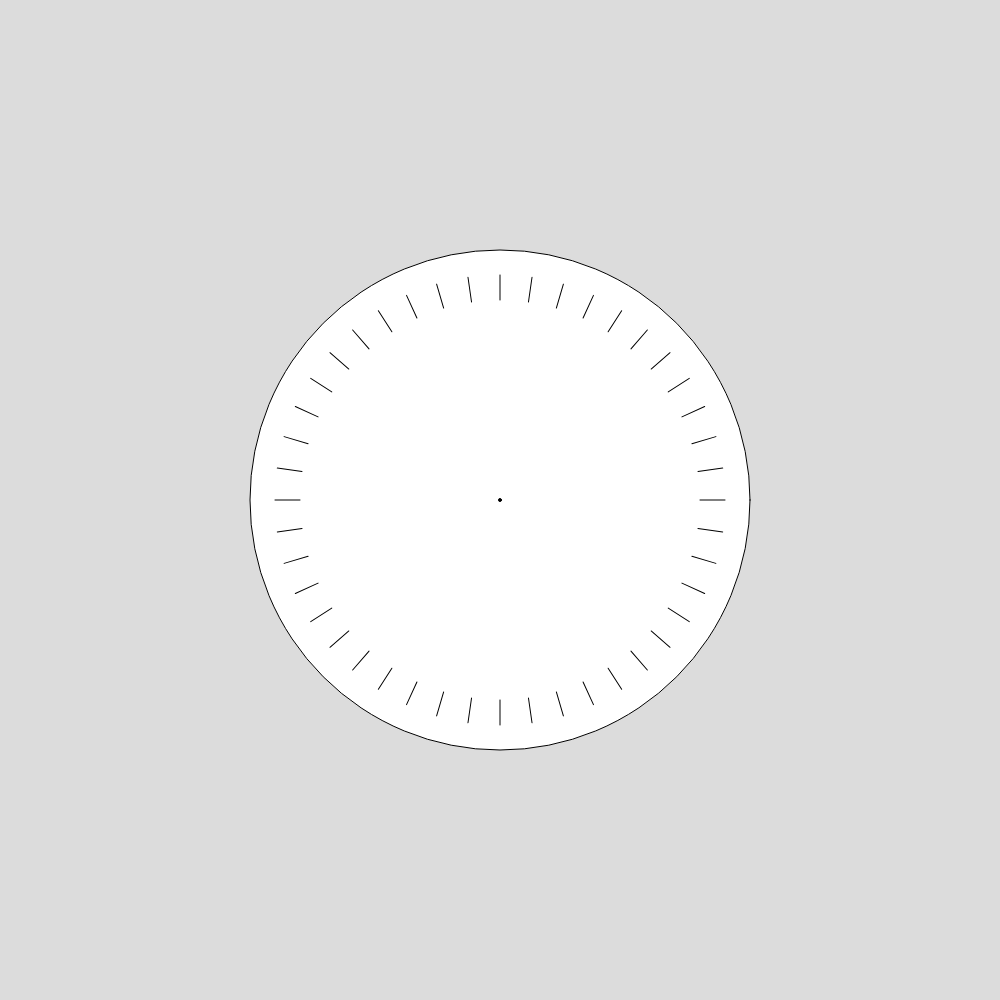
Frame 1 (no input)
Frame 60 (no input): identical to frame 1, image omitted
Frame 120 (the mouse pressed at the canvas centre since frame 60): identical to frame 1, image omitted

The p5.js sketch that drew this single still picture (run headless with seeded random() and noise() and a simulated clock; from frame 60 on, the mouse is pressed at the canvas centre):

// p5.js sketch
// ── sketch.js
// Analogue Clock Face 
// Demi Bejide 


async function setup() {
  createCanvas(1000, 1000);
}

function draw() {
  background(220);
  fill(255);
  circle(500,500,500);
  fill(0);
  circle(500,500,3);
  push();
  translate(500,500);
  let spin = 360/44;
  for(let i = 0; i < 44; i++){
    line(-200,0,-225,0);
    rotate(radians(spin));
  }
  
  
}
